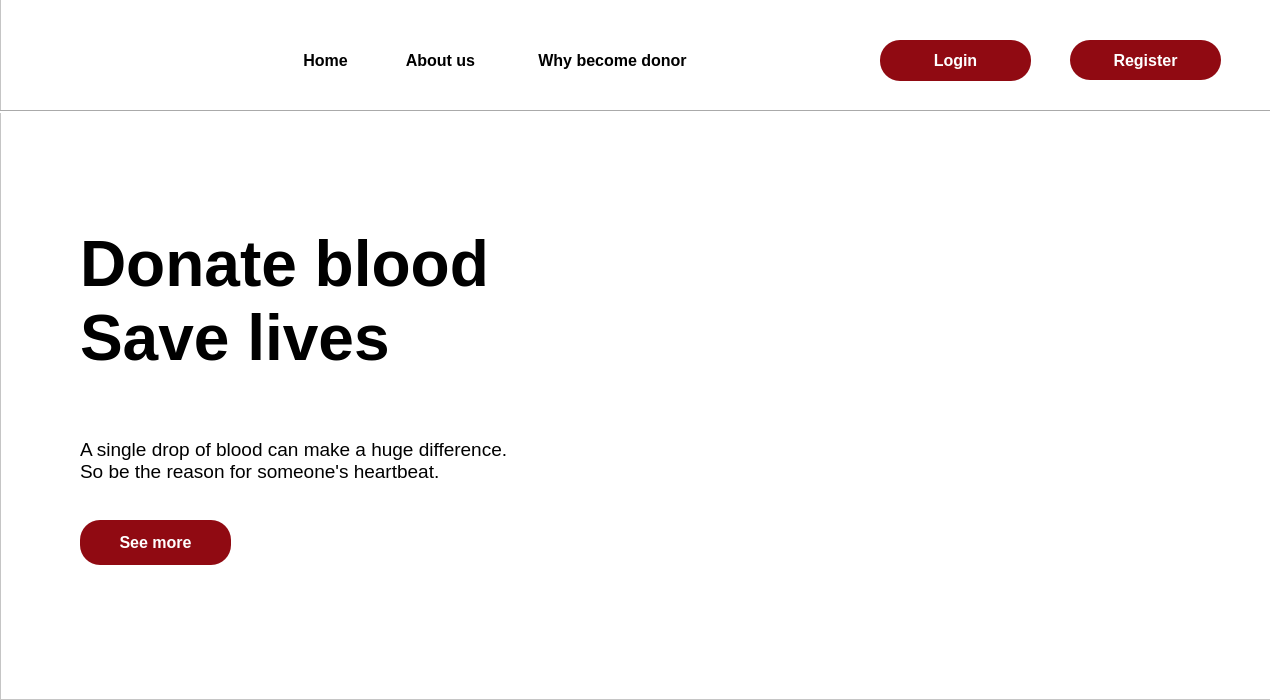
<?xml version="1.0" encoding="UTF-8"?>
<ui version="4.0">
 <class>MainWindow</class>
 <widget class="QMainWindow" name="MainWindow">
  <property name="geometry">
   <rect>
    <x>0</x>
    <y>0</y>
    <width>1270</width>
    <height>700</height>
   </rect>
  </property>
  <property name="maximumSize">
   <size>
    <width>16777215</width>
    <height>16777215</height>
   </size>
  </property>
  <property name="font">
   <font>
    <pointsize>16</pointsize>
   </font>
  </property>
  <property name="windowTitle">
   <string>MainWindow</string>
  </property>
  <property name="styleSheet">
   <string notr="true">#
{
background-color:rgb(255, 255, 255);
}</string>
  </property>
  <widget class="QWidget" name="centralwidget">
   <property name="styleSheet">
    <string notr="true">background-color:white;</string>
   </property>
   <widget class="QFrame" name="frame">
    <property name="geometry">
     <rect>
      <x>0</x>
      <y>-20</y>
      <width>1280</width>
      <height>720</height>
     </rect>
    </property>
    <property name="styleSheet">
     <string notr="true">#frame
{
background-color:rgb(255, 255, 255)
}</string>
    </property>
    <property name="frameShape">
     <enum>QFrame::StyledPanel</enum>
    </property>
    <property name="frameShadow">
     <enum>QFrame::Raised</enum>
    </property>
    <widget class="QPushButton" name="signin_3">
     <property name="geometry">
      <rect>
       <x>1070</x>
       <y>60</y>
       <width>151</width>
       <height>40</height>
      </rect>
     </property>
     <property name="font">
      <font>
       <pointsize>12</pointsize>
       <bold>true</bold>
      </font>
     </property>
     <property name="cursor">
      <cursorShape>PointingHandCursor</cursorShape>
     </property>
     <property name="styleSheet">
      <string notr="true">
*
{
 background-color:rgb(144,10,18);
border-radius:20px;
color:white;
}
#signin_3:hover
{
background-color:white;
	color: rgb(144, 10, 18);
}
</string>
     </property>
     <property name="text">
      <string>Register</string>
     </property>
    </widget>
    <widget class="QPushButton" name="login">
     <property name="geometry">
      <rect>
       <x>880</x>
       <y>60</y>
       <width>151</width>
       <height>41</height>
      </rect>
     </property>
     <property name="font">
      <font>
       <pointsize>12</pointsize>
       <bold>true</bold>
      </font>
     </property>
     <property name="cursor">
      <cursorShape>PointingHandCursor</cursorShape>
     </property>
     <property name="styleSheet">
      <string notr="true">#login
{
 background-color:rgb(144,10,18);
border-radius:20px;
color:white;
}
#login:hover
{
background-color:white;
	color: rgb(144, 10, 18);
}
</string>
     </property>
     <property name="text">
      <string>Login</string>
     </property>
    </widget>
    <widget class="QLabel" name="label_4">
     <property name="geometry">
      <rect>
       <x>80</x>
       <y>225</y>
       <width>531</width>
       <height>191</height>
      </rect>
     </property>
     <property name="font">
      <font>
       <pointsize>48</pointsize>
       <bold>true</bold>
      </font>
     </property>
     <property name="text">
      <string>Donate blood
Save lives</string>
     </property>
    </widget>
    <widget class="QLabel" name="label">
     <property name="geometry">
      <rect>
       <x>580</x>
       <y>150</y>
       <width>665</width>
       <height>495</height>
      </rect>
     </property>
     <property name="styleSheet">
      <string notr="true">background-image: url(:/img/Images/blood_main.png);</string>
     </property>
     <property name="text">
      <string/>
     </property>
    </widget>
    <widget class="Line" name="line">
     <property name="geometry">
      <rect>
       <x>0</x>
       <y>130</y>
       <width>1280</width>
       <height>3</height>
      </rect>
     </property>
     <property name="orientation">
      <enum>Qt::Horizontal</enum>
     </property>
    </widget>
    <widget class="QLabel" name="label_2">
     <property name="geometry">
      <rect>
       <x>80</x>
       <y>430</y>
       <width>581</width>
       <height>101</height>
      </rect>
     </property>
     <property name="font">
      <font>
       <pointsize>14</pointsize>
      </font>
     </property>
     <property name="text">
      <string>A single drop of blood can make a huge difference.
So be the reason for someone's heartbeat.</string>
     </property>
    </widget>
    <widget class="QPushButton" name="see_more">
     <property name="geometry">
      <rect>
       <x>80</x>
       <y>540</y>
       <width>151</width>
       <height>45</height>
      </rect>
     </property>
     <property name="font">
      <font>
       <pointsize>12</pointsize>
       <bold>true</bold>
      </font>
     </property>
     <property name="cursor">
      <cursorShape>PointingHandCursor</cursorShape>
     </property>
     <property name="styleSheet">
      <string notr="true">
#see_more
{
 background-color:rgb(144,10,18);
border-radius:20px;
color:white;
}
#see_more:hover
{
background-color:white;
	color: rgb(144, 10, 18);
}
</string>
     </property>
     <property name="text">
      <string>See more</string>
     </property>
    </widget>
    <widget class="QPushButton" name="home">
     <property name="geometry">
      <rect>
       <x>290</x>
       <y>60</y>
       <width>71</width>
       <height>41</height>
      </rect>
     </property>
     <property name="font">
      <font>
       <pointsize>12</pointsize>
       <bold>true</bold>
      </font>
     </property>
     <property name="cursor">
      <cursorShape>PointingHandCursor</cursorShape>
     </property>
     <property name="styleSheet">
      <string notr="true">#home
{
border-radius:0.5px;
background-color: rgb(255, 255, 255);
}

#home::hover
{
   border-bottom:3px solid rgb(144, 10, 18);
	color: rgb(144, 10, 18);
}</string>
     </property>
     <property name="text">
      <string>Home</string>
     </property>
    </widget>
    <widget class="QPushButton" name="about">
     <property name="geometry">
      <rect>
       <x>390</x>
       <y>60</y>
       <width>101</width>
       <height>41</height>
      </rect>
     </property>
     <property name="font">
      <font>
       <pointsize>12</pointsize>
       <bold>true</bold>
      </font>
     </property>
     <property name="cursor">
      <cursorShape>PointingHandCursor</cursorShape>
     </property>
     <property name="styleSheet">
      <string notr="true">#about

{
 background-color:#rgb(255, 255, 255);
border-radius:0.5px;
}
#about::hover
{
   border-bottom:3px solid rgb(144, 10, 18);
	color: rgb(144, 10, 18);

}</string>
     </property>
     <property name="text">
      <string>About us</string>
     </property>
    </widget>
    <widget class="QPushButton" name="why">
     <property name="geometry">
      <rect>
       <x>512</x>
       <y>60</y>
       <width>201</width>
       <height>41</height>
      </rect>
     </property>
     <property name="font">
      <font>
       <pointsize>12</pointsize>
       <bold>true</bold>
      </font>
     </property>
     <property name="cursor">
      <cursorShape>PointingHandCursor</cursorShape>
     </property>
     <property name="styleSheet">
      <string notr="true">#why
{
 background-color:#rgb(255, 255, 255);
border-radius:0.5px;
}
#why::hover
{
   border-bottom:3px solid rgb(144, 10, 18);
	color: rgb(144, 10, 18);
}</string>
     </property>
     <property name="text">
      <string>Why become donor</string>
     </property>
    </widget>
    <widget class="QLabel" name="label_3">
     <property name="geometry">
      <rect>
       <x>40</x>
       <y>30</y>
       <width>81</width>
       <height>91</height>
      </rect>
     </property>
     <property name="styleSheet">
      <string notr="true">border-image: url(:/img/Images/logo1.png);</string>
     </property>
     <property name="text">
      <string/>
     </property>
    </widget>
   </widget>
  </widget>
  <widget class="QMenuBar" name="menubar">
   <property name="geometry">
    <rect>
     <x>0</x>
     <y>0</y>
     <width>1270</width>
     <height>25</height>
    </rect>
   </property>
  </widget>
 </widget>
 <resources/>
 <connections/>
</ui>
